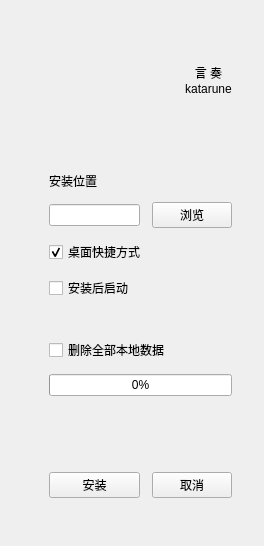
<?xml version="1.0" encoding="UTF-8"?>
<ui version="4.0">
 <class>Canvas</class>
 <widget class="QWidget" name="@@PAGE@@">
  <property name="windowTitle"><string/></property>
  <layout class="QHBoxLayout" name="RootLayout" stretch="3,2">
   <property name="spacing"><number>24</number></property>
   <property name="leftMargin"><number>32</number></property>
   <property name="topMargin"><number>20</number></property>
   <property name="rightMargin"><number>32</number></property>
   <property name="bottomMargin"><number>48</number></property>
   <item><spacer name="CharacterSpace"><property name="orientation"><enum>Qt::Horizontal</enum></property><property name="sizeType"><enum>QSizePolicy::Expanding</enum></property><property name="sizeHint"><size><width>0</width><height>0</height></size></property></spacer></item>
   <item>
    <widget class="QWidget" name="Panel">
     <layout class="QVBoxLayout" name="PanelLayout" stretch="0,0,1,0,0">
      <property name="spacing"><number>0</number></property>
      <property name="leftMargin"><number>0</number></property><property name="topMargin"><number>0</number></property><property name="rightMargin"><number>0</number></property><property name="bottomMargin"><number>0</number></property>
      <item>
       <widget class="QWidget" name="Brand">
        <property name="minimumSize"><size><width>0</width><height>120</height></size></property>
        <property name="maximumSize"><size><width>16777215</width><height>120</height></size></property>
        <layout class="QHBoxLayout" name="BrandLayout" stretch="0,1">
         <property name="spacing"><number>16</number></property>
         <property name="leftMargin"><number>0</number></property><property name="topMargin"><number>0</number></property><property name="rightMargin"><number>0</number></property><property name="bottomMargin"><number>0</number></property>
         <item alignment="Qt::AlignVCenter">
          <widget class="QLabel" name="Logo">
           <property name="minimumSize"><size><width>120</width><height>120</height></size></property>
           <property name="maximumSize"><size><width>120</width><height>120</height></size></property>
           <property name="pixmap"><pixmap resource="artwork.qrc">:/katarune/logo.png</pixmap></property>
           <property name="scaledContents"><bool>true</bool></property>
          </widget>
         </item>
         <item alignment="Qt::AlignVCenter">
          <widget class="QWidget" name="BrandText">
           <layout class="QVBoxLayout" name="BrandTextLayout">
            <property name="spacing"><number>0</number></property>
            <property name="leftMargin"><number>0</number></property><property name="topMargin"><number>0</number></property><property name="rightMargin"><number>0</number></property><property name="bottomMargin"><number>0</number></property>
            <item><widget class="QLabel" name="Name"><property name="text"><string>言 奏</string></property><property name="alignment"><set>Qt::AlignCenter</set></property></widget></item>
            <item><widget class="QLabel" name="LatinName"><property name="text"><string>katarune</string></property><property name="alignment"><set>Qt::AlignCenter</set></property></widget></item>
           </layout>
          </widget>
         </item>
        </layout>
       </widget>
      </item>
      <item><spacer name="BrandContentSpace"><property name="orientation"><enum>Qt::Vertical</enum></property><property name="sizeType"><enum>QSizePolicy::Fixed</enum></property><property name="sizeHint"><size><width>0</width><height>32</height></size></property></spacer></item>
      <item>
       <widget class="QWidget" name="Content">
        <layout class="QVBoxLayout" name="ContentLayout" stretch="0,0,0,0,0,0,1">
         <property name="spacing"><number>12</number></property>
         <property name="leftMargin"><number>0</number></property><property name="topMargin"><number>0</number></property><property name="rightMargin"><number>0</number></property><property name="bottomMargin"><number>0</number></property>
         <item>
          <widget class="QWidget" name="InstallOptions">
           <layout class="QVBoxLayout" name="OptionsLayout">
            <property name="spacing"><number>12</number></property>
            <property name="leftMargin"><number>0</number></property><property name="topMargin"><number>0</number></property><property name="rightMargin"><number>0</number></property><property name="bottomMargin"><number>0</number></property>
            <item><widget class="QLabel" name="PathLabel"><property name="text"><string>安装位置</string></property></widget></item>
            <item>
             <layout class="QHBoxLayout" name="PathLayout" stretch="1,0">
              <property name="spacing"><number>12</number></property>
              <item><widget class="QLineEdit" name="Path"><property name="accessibleName"><string>安装位置</string></property></widget></item>
              <item><widget class="QPushButton" name="Browse"><property name="text"><string>浏览</string></property></widget></item>
             </layout>
            </item>
            <item><widget class="QCheckBox" name="Desktop"><property name="text"><string>桌面快捷方式</string></property><property name="checked"><bool>true</bool></property></widget></item>
            <item><widget class="QCheckBox" name="Launch"><property name="text"><string>安装后启动</string></property></widget></item>
           </layout>
          </widget>
         </item>
         <item><widget class="QLabel" name="Status"><property name="text"><string/></property><property name="wordWrap"><bool>true</bool></property></widget></item>
         <item><widget class="QCheckBox" name="DeleteAll"><property name="text"><string>删除全部本地数据</string></property></widget></item>
         <item><widget class="QProgressBar" name="ArtProgress"><property name="value"><number>0</number></property><property name="accessibleName"><string>进度</string></property></widget></item>
         <item><widget class="QLabel" name="Stage"><property name="text"><string/></property><property name="wordWrap"><bool>true</bool></property></widget></item>
         <item><widget class="QLabel" name="Feedback"><property name="text"><string/></property><property name="wordWrap"><bool>true</bool></property></widget></item>
         <item><spacer name="ContentSpace"><property name="orientation"><enum>Qt::Vertical</enum></property><property name="sizeType"><enum>QSizePolicy::Expanding</enum></property><property name="sizeHint"><size><width>0</width><height>0</height></size></property></spacer></item>
        </layout>
       </widget>
      </item>
      <item><spacer name="ContentActionsSpace"><property name="orientation"><enum>Qt::Vertical</enum></property><property name="sizeType"><enum>QSizePolicy::Fixed</enum></property><property name="sizeHint"><size><width>0</width><height>24</height></size></property></spacer></item>
      <item>
       <widget class="QWidget" name="Actions">
        <layout class="QHBoxLayout" name="ActionsLayout" stretch="1,0">
         <property name="spacing"><number>12</number></property>
         <property name="leftMargin"><number>0</number></property><property name="topMargin"><number>0</number></property><property name="rightMargin"><number>0</number></property><property name="bottomMargin"><number>0</number></property>
         <item><widget class="QPushButton" name="Primary"><property name="text"><string>安装</string></property></widget></item>
         <item><widget class="QPushButton" name="Cancel"><property name="text"><string>取消</string></property></widget></item>
        </layout>
       </widget>
      </item>
     </layout>
    </widget>
   </item>
  </layout>
 </widget>
 <tabstops><tabstop>Path</tabstop><tabstop>Browse</tabstop><tabstop>Desktop</tabstop><tabstop>Launch</tabstop><tabstop>DeleteAll</tabstop><tabstop>Primary</tabstop><tabstop>Cancel</tabstop></tabstops>
 <resources><include location="artwork.qrc"/></resources>
 <connections/>
</ui>
